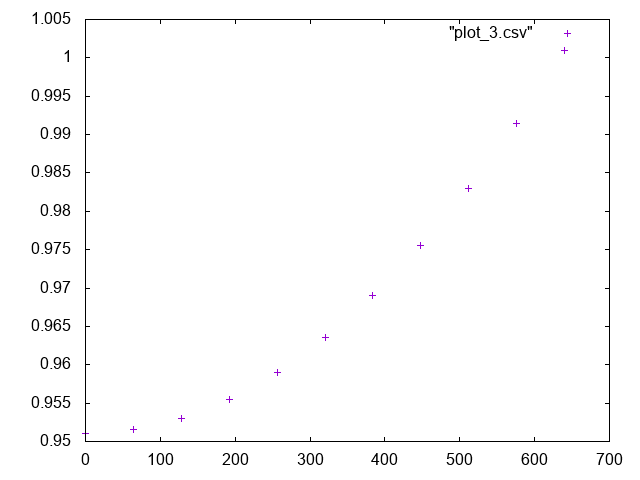

Source code (gnuplot):

      set terminal png
      set output "plot_3.png"
      plot "plot_3.csv"
    